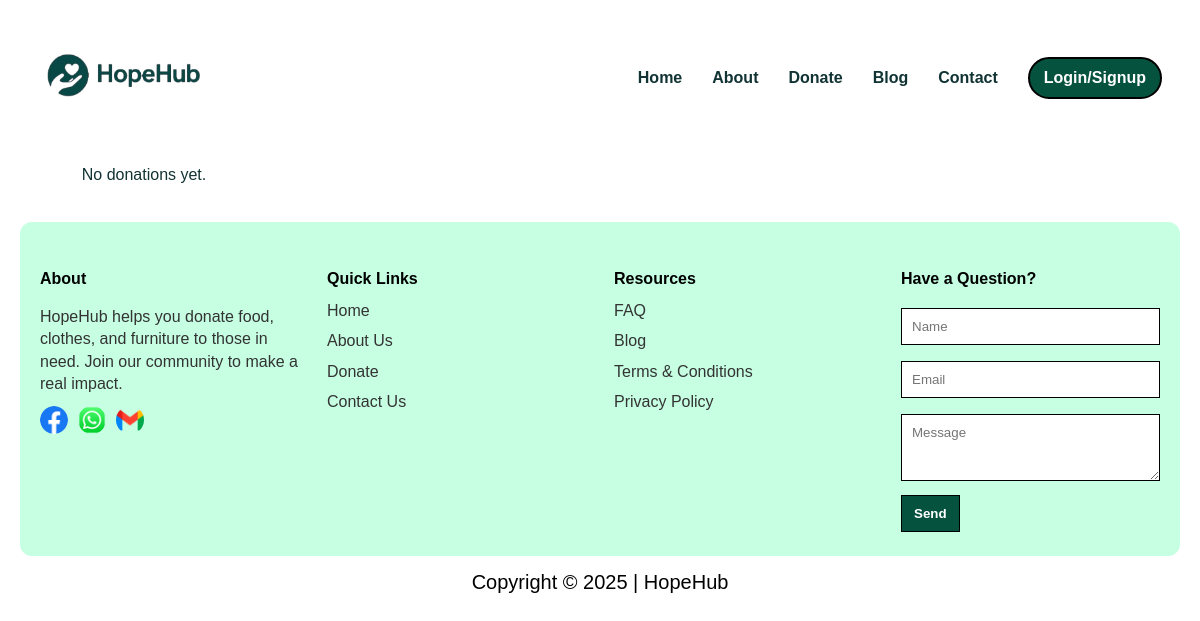
The page /donations/receive/clothes/ on the database as committed earlier.
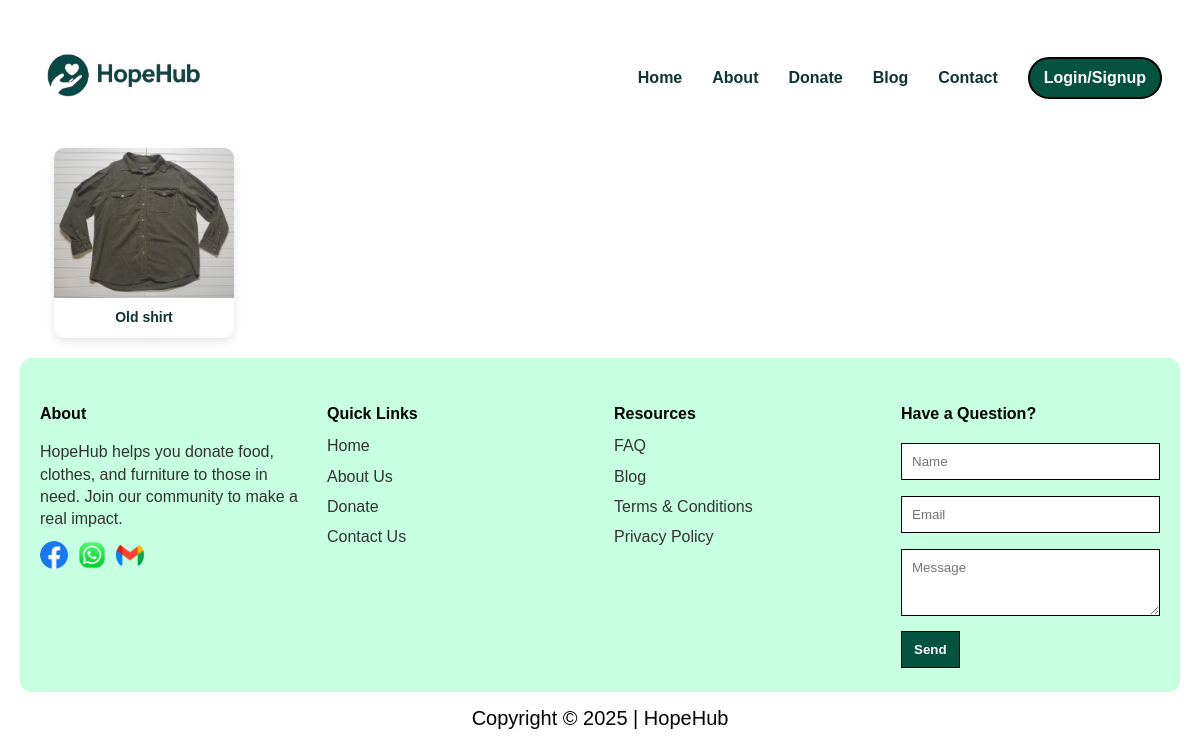
The same page on the database as committed later.
### donations/models.py (models this page shows, shortened)
class Donation(models.Model):
    CATEGORY_CHOICES = [
        ('food', 'Food'),
        ('clothes', 'Clothes'),
        ('furniture', 'Furniture'),
    ]
    donor = models.ForeignKey(User, on_delete=models.CASCADE)
    category = models.CharField(max_length=20, choices=CATEGORY_CHOICES)
    item_name = models.CharField(max_length=100)
    item_image = models.ImageField(upload_to='donation_images/')
    quantity = models.PositiveIntegerField()
    address = models.TextField()
    details = models.TextField()
    created_at = models.DateTimeField(auto_now_add=True)

### donations/views.py (the view)
# urls.py: path('receive/clothes/', views.clothsreceive, name='clothsreceive'),
def clothsreceive(request):
    items = Donation.objects.filter(category='clothes')
    return render(request, 'donations/clothsreceive.html', {'items': items})

### donations/templates/donations/clothsreceive.html (shortened to what this page needs)
{% load static %}
<!doctype html>
<html lang="bn">
<head>
  <link rel="stylesheet" href="{% static 'css/style.css' %}">
</head>
<body>
<div class="wrap">
  <header>
    <div class="brand">
      <img src="{% static 'image/logo.png' %}" alt="HopeHub Logo">
    </div>
    <nav aria-label="Main navigation">
      <a href="{% url 'home' %}">Home</a>
      <a href="{% url 'aboutus' %}">About</a>
      <a href="{% url 'donateform' %}">Donate</a>
      <a href="{% url 'blog' %}">Blog</a>
      <a href="{% url 'contactus' %}">Contact</a>
      {% if user.is_authenticated %}
        <a href="{% url 'profile' %}" class="profile-icon">
          <img src="{% static 'image/profile.png' %}" alt="Profile" style="width:60px; height:40px; border-radius:50%;">
        </a>
      {% else %}
        <a class="cta" href="{% url 'login' %}">Login/Signup</a>
      {% endif %}
    </nav>
  </header>
  <section class="item-gallery">
    {% for item in items %}
      <div class="item-card">
        {% if item.item_image %}
          <img src="{{ item.item_image.url }}" alt="{{ item.item_name }}">
        {% endif %}
        <p>{{ item.item_name }}</p>
      </div>
    {% empty %}
      <p>No donations yet.</p>
    {% endfor %}
  </section>
  <footer>
    <div class="footer-col">
      <h4>About</h4>
      <p>HopeHub helps you donate food, clothes, and furniture to those in need. Join our community to make a real impact.</p>
      <div class="social-icons">
        <img src="{% static 'image/facebook.png' %}" alt="Facebook">
        <img src="{% static 'image/whatsapp.png' %}" alt="WhatsApp">
        <img src="{% static 'image/gmail.png' %}" alt="Gmail">
      </div>
    </div>
    <div class="footer-col links">
      <h4>Quick Links</h4>
      <ul>
        <li><a href="{% url 'home' %}">Home</a></li>
        <li><a href="{% url 'aboutus' %}">About Us</a></li>
        <li><a href="{% url 'donateform' %}">Donate</a></li>
        <li><a href="{% url 'contactus' %}">Contact Us</a></li>
      </ul>
    </div>
    <div class="footer-col resources">
      <h4>Resources</h4>
      <ul>
        <li><a href="{% url 'faq' %}">FAQ</a></li>
        <li><a href="{% url 'blog' %}">Blog</a></li>
        <li><a href="{% url 'termsconditions' %}">Terms & Conditions</a></li>
        <li><a href="{% url 'privacypolicy' %}">Privacy Policy</a></li>
      </ul>
    </div>
    <div class="footer-col contact-form" style="max-width:320px">
      <h4>Have a Question?</h4>
      <input type="text" placeholder="Name" />
      <input type="email" placeholder="Email" />
      <textarea rows="3" placeholder="Message"></textarea>
      <button >Send</button>
    </div>
  </footer>
  <div class="copyright">
    Copyright &copy; 2025 | HopeHub
  </div>
</div>
</body>
</html>

Rows that differ between the two databases and show on the page:
added Donation: item_image (picture), item_name "Old shirt"
Other text that changed with them:
text no longer shown: "No donations yet."
